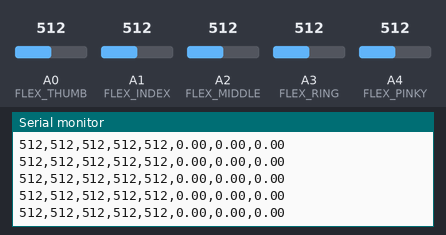
A sketch run on a simulated Arduino Uno, built with avr-gcc and run on an emulated ATmega328P. Parts: the last lines printed to the serial monitor. The test bench sets the inputs (shaded band); at power-on: A0 (FLEX_THUMB) = 512, A1 (FLEX_INDEX) = 512, A2 (FLEX_MIDDLE) = 512, A3 (FLEX_RING) = 512, A4 (FLEX_PINKY) = 512.

Above: at 1.2 s.
1.3 s: A0 (FLEX_THUMB) set to 716
At 1.32 s:
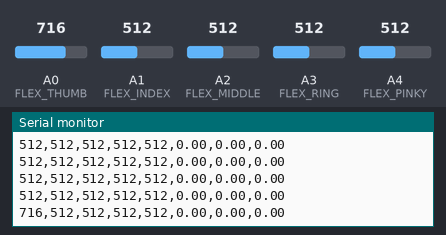
2.8 s: A1 (FLEX_INDEX) set to 716
At 2.82 s:
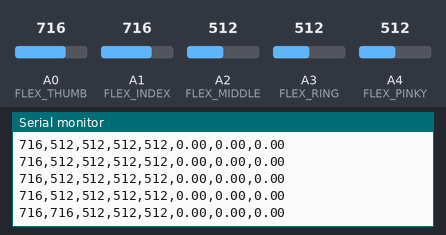
4.3 s: A2 (FLEX_MIDDLE) set to 716
At 4.32 s:
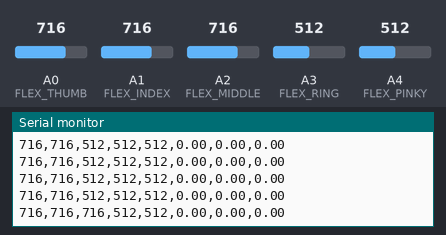
5.8 s: A3 (FLEX_RING) set to 716
At 5.82 s:
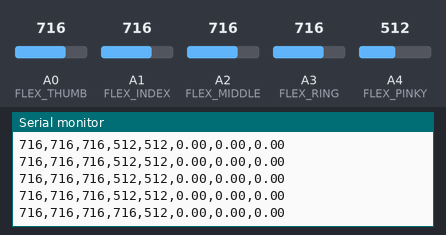
7.3 s: A4 (FLEX_PINKY) set to 716
At 7.32 s:
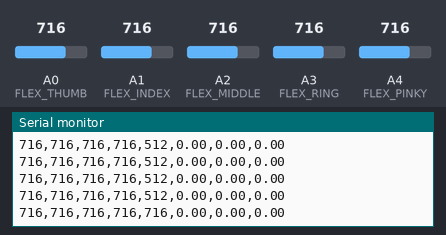
8.8 s: A0 (FLEX_THUMB) set to 992
At 8.82 s:
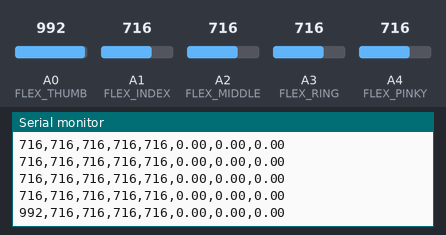
Timing chart, 0 to 11.3 s (numbered marks = the images above; inputs shaded):
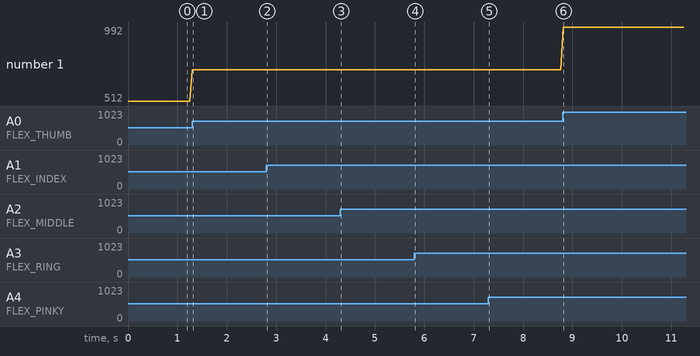

The sketch:

glov.ino
```cpp
/*  ================================================================
    MARS Project — Glove Firmware (Arduino Uno)
    Phase 1: Flex sensors only, no MPU-6050
    IMU values are fixed at 0,0,0 until MPU is connected.
    ================================================================
    Serial output (20 Hz):
      thumb,index,middle,ring,pinky,roll,pitch,yaw
      - flex values : 0-1023 raw ADC
      - roll/pitch/yaw : fixed 0.00 (no MPU yet)
    ================================================================ */

#define FLEX_THUMB  A0
#define FLEX_INDEX  A1
#define FLEX_MIDDLE A2
#define FLEX_RING   A3
#define FLEX_PINKY  A4

#define LOOP_MS 50   // 20 Hz

void setup() {
  Serial.begin(115200);
}

void loop() {
  unsigned long t0 = millis();

  int thumb  = analogRead(FLEX_THUMB);
  int index_ = analogRead(FLEX_INDEX);
  int middle = analogRead(FLEX_MIDDLE);
  int ring   = analogRead(FLEX_RING);
  int pinky  = analogRead(FLEX_PINKY);

  Serial.print(thumb);  Serial.print(',');
  Serial.print(index_); Serial.print(',');
  Serial.print(middle); Serial.print(',');
  Serial.print(ring);   Serial.print(',');
  Serial.print(pinky);  Serial.print(',');
  Serial.print(0.00);   Serial.print(',');  // roll  (no MPU)
  Serial.print(0.00);   Serial.print(',');  // pitch (no MPU)
  Serial.println(0.00);                     // yaw   (no MPU)

  unsigned long elapsed = millis() - t0;
  if (elapsed < LOOP_MS) delay(LOOP_MS - elapsed);
}
```

Measured:
- after the input at 1.3 s, the serial monitor: prints a new line at once (image 1)
- after the input at 2.8 s, the serial monitor: prints a new line at once (image 2)
- after the input at 4.3 s, the serial monitor: prints a new line at once (image 3)
- after the input at 5.8 s, the serial monitor: prints a new line at once (image 4)
- after the input at 7.3 s, the serial monitor: prints a new line at once (image 5)
- after the input at 8.8 s, the serial monitor: prints a new line at once (image 6)
- plotted number 1: 512 → 716 after the input at 1.3 s, 716 → 992 after the input at 8.8 s
